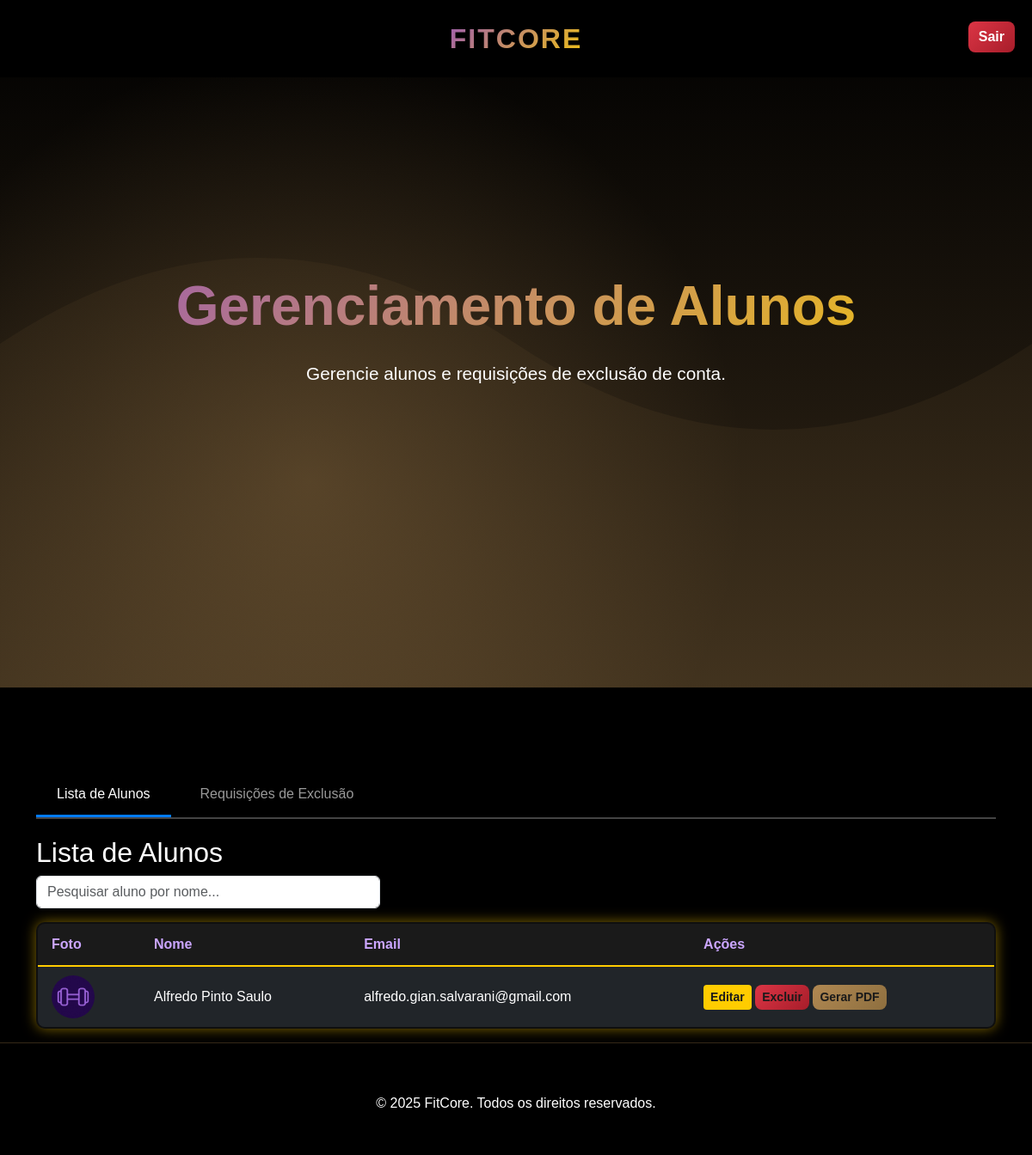
The page /lista_alunos/ (signed in) on the database as committed earlier.
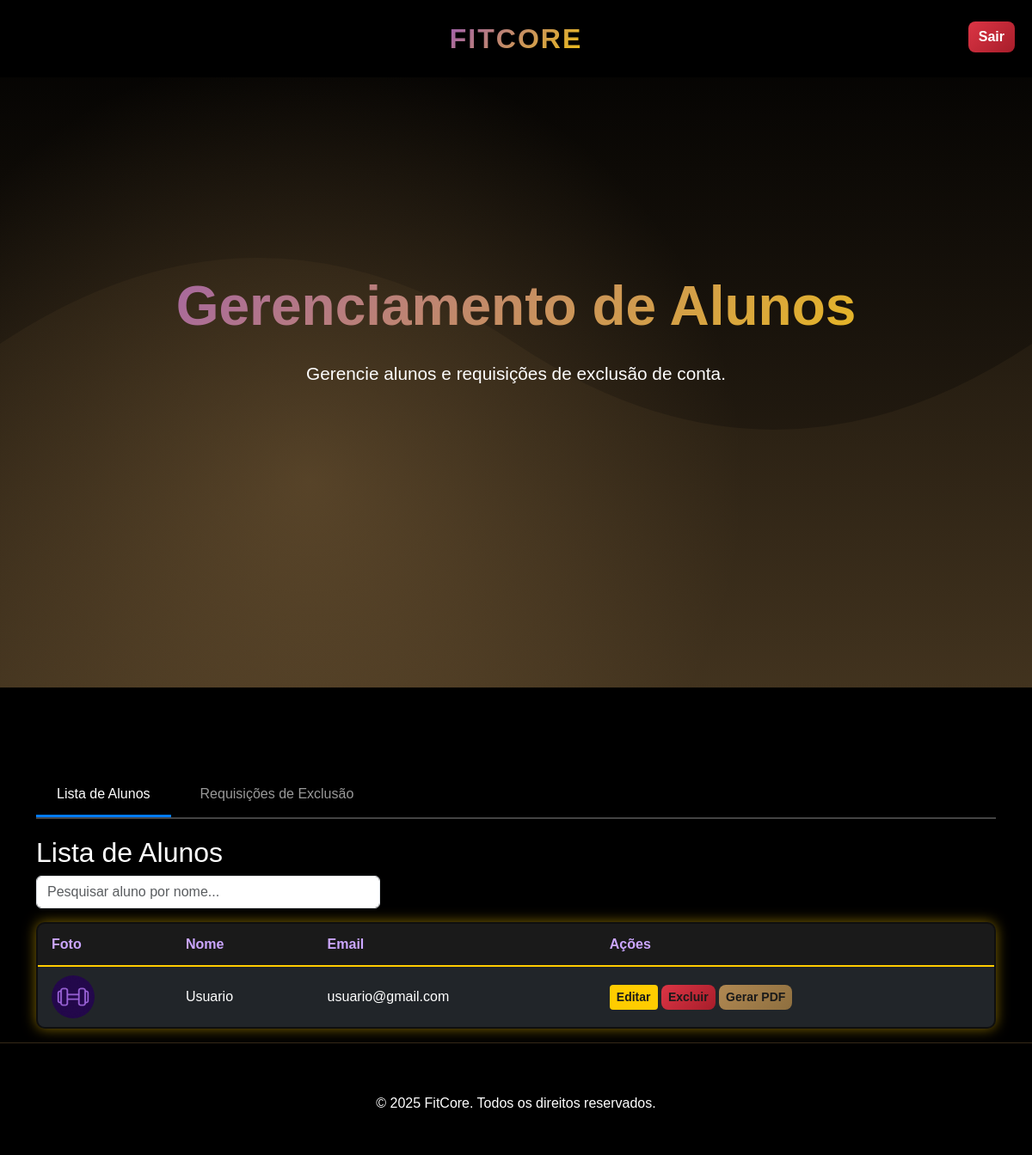
The same page on the database as committed later.
### cadastro/models.py (models this page shows, shortened)
class Usuario(models.Model):
    GENERO_CHOICES = [
        ('M', 'Masculino'),
        ('F', 'Feminino'),
        ('O', 'Outro'),
        ('N', 'Prefiro não dizer'),
    ]
    nome_completo = models.CharField(max_length=100)
    senha = models.CharField(max_length=100)
    email = models.EmailField(max_length=100, unique=True)
    telefone = models.CharField(max_length=20)
    data_nascimento = models.DateField()
    genero = models.CharField(max_length=1, choices=GENERO_CHOICES)
    observacoes = models.TextField(blank=True)
    fotoperfil = models.ImageField(
        upload_to='fotos_perfil/',
        null=True,
        blank=True,
        verbose_name='Foto de Perfil'
    )
    def get_foto_perfil(self):
        from django.templatetags.static import static
        import os
        if self.fotoperfil and hasattr(self.fotoperfil, 'path') and os.path.isfile(self.fotoperfil.path):
            return self.fotoperfil.url
        return static('img/default.jpg')

### TelaProf/views.py (the view, shortened to what this page needs)
# urls.py: path('lista_alunos/', views.lista_alunos, name='lista_alunos'),
@login_required
def lista_alunos(request):
    search = request.GET.get('search', '')
    if search:
        alunos = Usuario.objects.filter(nome_completo__icontains=search)
    else:
        alunos = Usuario.objects.all()
    requisicoes = RequisicaoExclusao.objects.filter(status='pendente').select_related('usuario')
    aba_ativa = request.GET.get('aba', 'alunos')
    return render(request, 'lista_alunos.html', {
        'alunos': alunos,
        'requisicoes': requisicoes,
        'aba_ativa': aba_ativa,
        'search': search,
    })

### membros/context_processors.py (called while the page is built)
def usuario_session(request):
    return {
        'is_usuario_logged': request.session.get('aluno_autenticado'),
        'usuario_nome': request.session.get('aluno_nome', ''),
        'is_professor_logged': request.session.get('professor_autenticado'),
        'professor_nome': request.session.get('professor_nome', ''),
    }

### TelaProf/templates/lista_alunos.html (shortened to what this page needs)
{% load static %}
<!DOCTYPE html>
<html lang="en">
<head>
    <link href="{% static 'css/bootstrap.min.css' %}" rel="stylesheet">
    <link href="{% static 'css/estilo.css' %}" rel="stylesheet">
</head>
<body>
    <nav class="navbar navbar-expand-lg navbar-dark fixed-top">
        <div class="container d-flex justify-content-center">
            <a class="navbar-brand mx-auto" href="{% url 'membros' %}">FitCore</a>
        </div>
        <a href="{% url 'logoutprof' %}" class="btn btn-danger" style="position: absolute; right: 20px; top: 25px;">
            Sair
        </a>
    </nav>
    <section class="hero">
        <div class="container hero-content text-center">
            <h1>Gerenciamento de Alunos</h1>
            <p>Gerencie alunos e requisições de exclusão de conta.</p>
        </div>
    </section>
    <div class="container list-container" style="margin-top: 100px;">
        <div class="tab-container">
            <button class="tab-btn {% if aba_ativa == 'alunos' %}active{% endif %}" onclick="switchTab('alunos')">
                Lista de Alunos
            </button>
            <button class="tab-btn {% if aba_ativa == 'requisicoes' %}active{% endif %}" onclick="switchTab('requisicoes')">
                Requisições de Exclusão
            </button>
        </div>
        <div id="alunos-tab" class="tab-content {% if aba_ativa == 'alunos' %}active{% endif %}">
            <h2>Lista de Alunos</h2>
            <div class="d-flex mb-3" style="max-width: 400px;">
                <input type="text" id="searchInput"
                    class="form-control"
                    placeholder="Pesquisar aluno por nome...">
            </div>
            <table class="table custom-table" id="alunosTabela">
                <thead class="table-dark">
                    <tr class="table-dark">
                        <th>Foto</th>
                        <th>Nome</th>
                        <th>Email</th>
                        <th>Ações</th>
                    </tr>
                </thead>
                <tbody class="table-group-divider">
                    {% for aluno in alunos %}
                        <tr class="table-dark">
                            <td class="align-middle">
                                <img src="{{ aluno.get_foto_perfil }}"
                                    style="width: 50px; height: 50px; object-fit: cover; border-radius: 50%;"
                                    alt="Foto de {{ aluno.nome_completo }}">
                            </td>
                            <td class="align-middle nome-aluno">{{ aluno.nome_completo }}</td>
                            <td class="align-middle">{{ aluno.email }}</td>
                            <td class="align-middle">
                                <a href="{% url 'TelaProf:editar_aluno' aluno.id %}" class="btn btn-primary btn-sm">Editar</a>
                                <a class="btn btn-danger btn-sm" href="#" data-bs-toggle="modal" data-bs-target="#modalExcluir{{ aluno.id }}">
                                    Excluir
                                </a>
                                <a href="{% url 'TelaProf:gerar_pdf_aluno' aluno.id %}" class="btn btn-warning btn-sm" target="_blank">
                                    Gerar PDF
                                </a>
                            </td>
                        </tr>
                    {% empty %}
                        <tr class="table-dark">
                            <td colspan="4" class="text-center">Nenhum aluno cadastrado.</td>
                        </tr>
                    {% endfor %}
                    </tbody>
            </table>
        </div>
    </div>
    <footer class="footer text-center">
        <p style="margin-top: 10px;">&copy; 2025 FitCore. Todos os direitos reservados.</p>
    </footer>
</body>
</html>

Rows that differ between the two databases and show on the page:
removed Usuario: nome_completo "Alfredo Pinto Saulo", email "alfredo.gian.salvarani@gmail.com"
added Usuario: nome_completo "Usuario", email "usuario@gmail.com"
